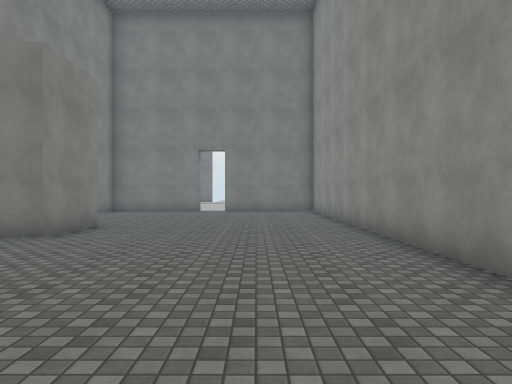
View 1 (above)

16 first-person views from a walk through a scene from a Unity 3-D project. The camera is 1.5 m above the floor, looks level and sees 70° across. The floor is counted in squares, 2 m on a side. Each view is taken from the middle of a square. On the plan, view 1 faces up. The plan holds only what a view shows up to about 11 squares ahead; the rest is blank. The place goes on beyond the plan. The player character is not drawn. Surface patterns are stand-ins for the level's own textures.

View 2
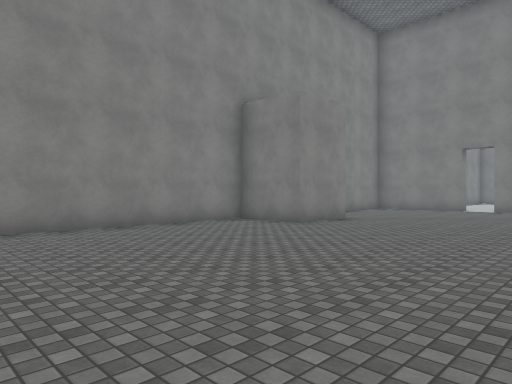

View 3
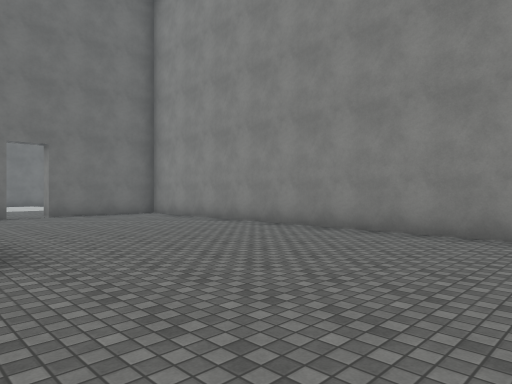

View 4
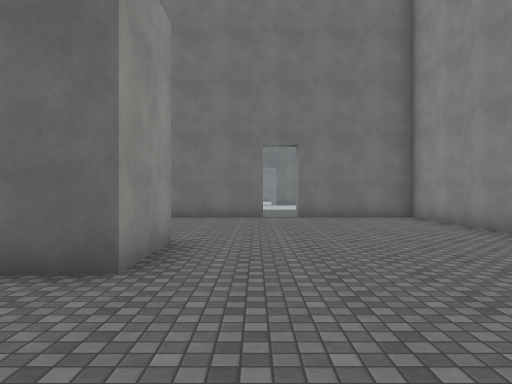

View 5
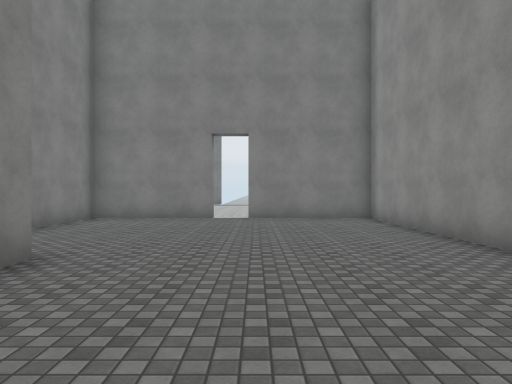

View 6
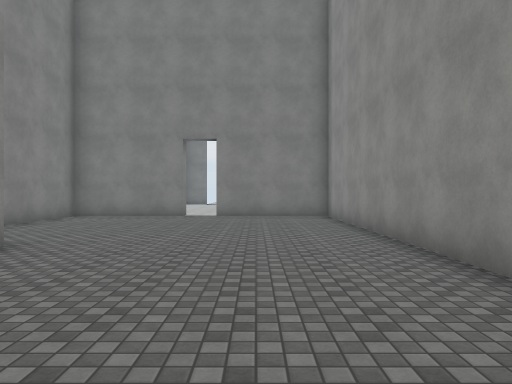

View 7
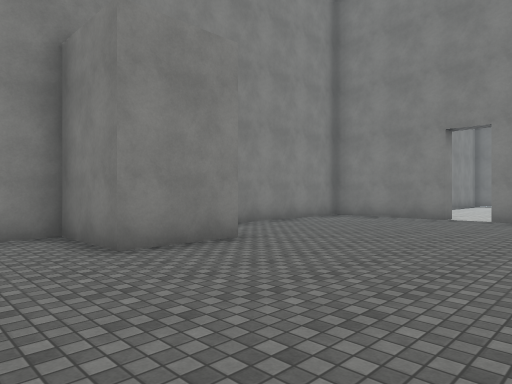

View 8
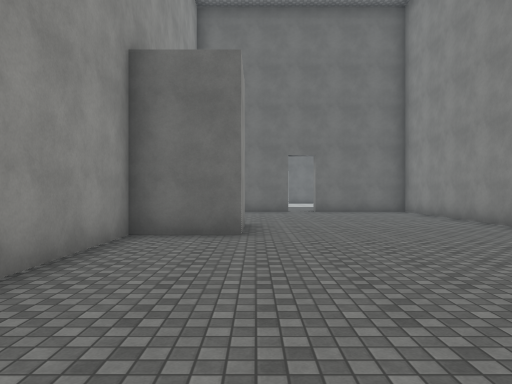

View 9
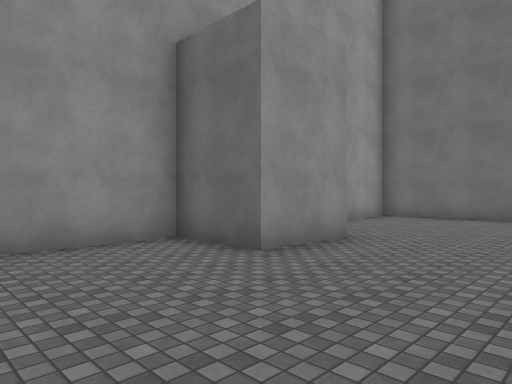

View 10
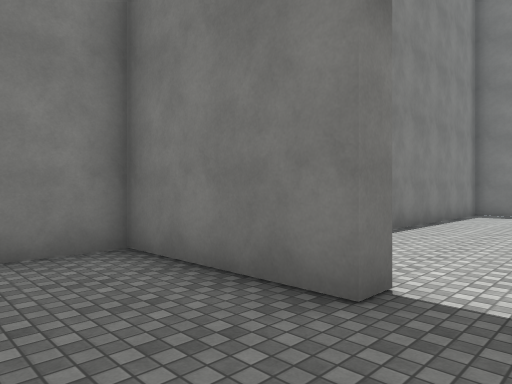

View 11
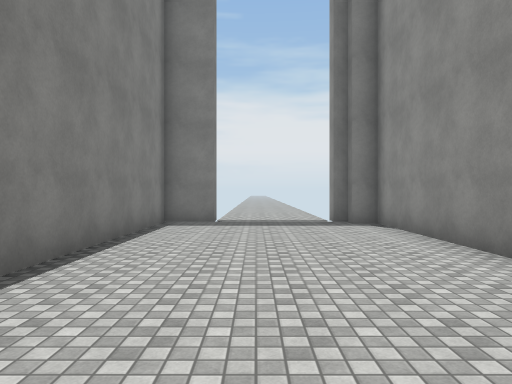

View 12
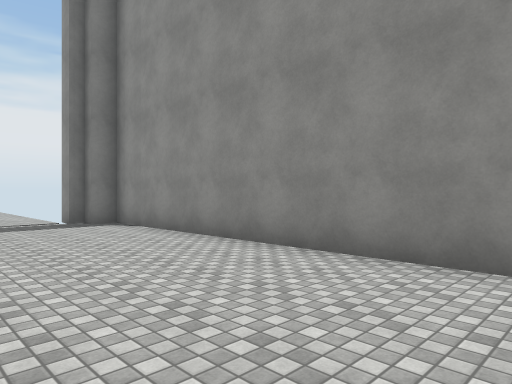

View 13
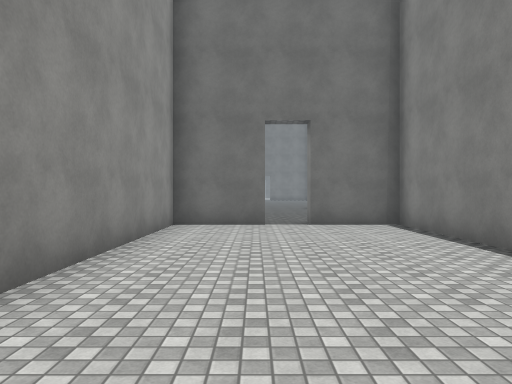

View 14
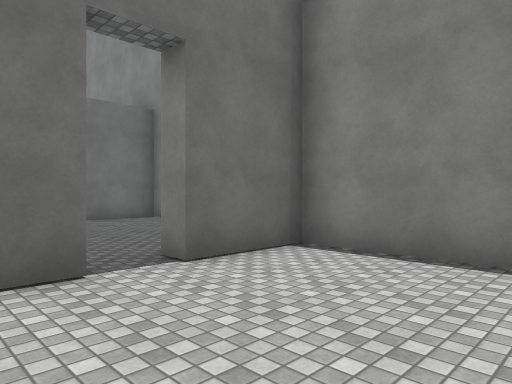

View 15
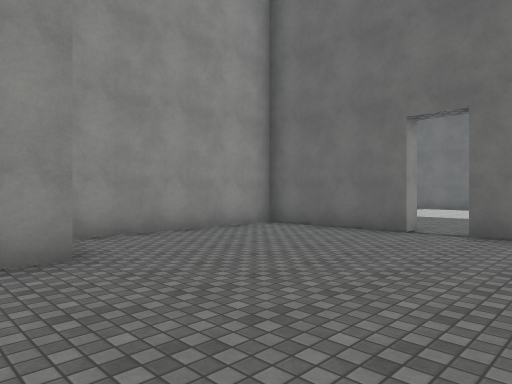

View 16
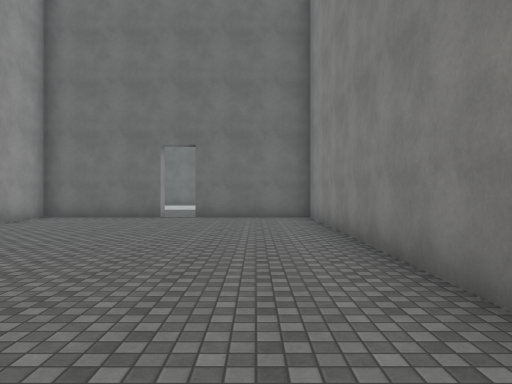

### Floor plan
Ten units are one square. View 1 is at (0, 0); x grows to the right and y downward. Boxes are objects, and circles mark ways between rooms. Rooms are numbered by the first view taken in them; rooms with no view inside come last. Other rooms are left out.
<svg viewBox="-61 -260 88 355">
<path fill="none" stroke="#000" d="M3 35 3 14 22 14 22 -142 -12 -142M-12 87 22 87 22 40M-22 -147 -22 -142 -56 -142 -56 -81 -35 -81 -35 -60 -56 -60 -56 87 -22 87M-30 -250 -43 -250 -43 -147 -22 -147M-12 -147 9 -147 9 -246 3 -246 3 -250 -1 -250 -1 -255"/>
<circle cx="-20" cy="-150" r="3" fill="#2a7"/>
<text x="-10" y="-30">1</text>
<text x="-20" y="-200">2</text>
</svg>
Room 1 opens to room 2.

Where each view was taken, in squares from view 1:
view 1: 0 up, 0 right, facing up
view 2: 1 down, 2 right, facing up-left
view 3: 3 up, 1 right, facing down-left
view 4: 2 up, 1 left, facing down
view 5: 4 up, 1 left, facing up
view 6: 3 up, 0 right, facing up
view 7: 4 up, 1 right, facing up-left
view 8: 5 up, 0 right, facing down
view 9: 2 up, 3 left, facing down-right
view 10: 12 up, 1 left, facing up-left
view 11: 16 up, 2 left, facing up
view 12: 16 up, 3 left, facing up-right
view 13: 23 up, 1 left, facing down
view 14: 18 up, 0 right, facing down-left
view 15: 2 down, 4 left, facing down-right
view 16: 2 up, 4 left, facing down
